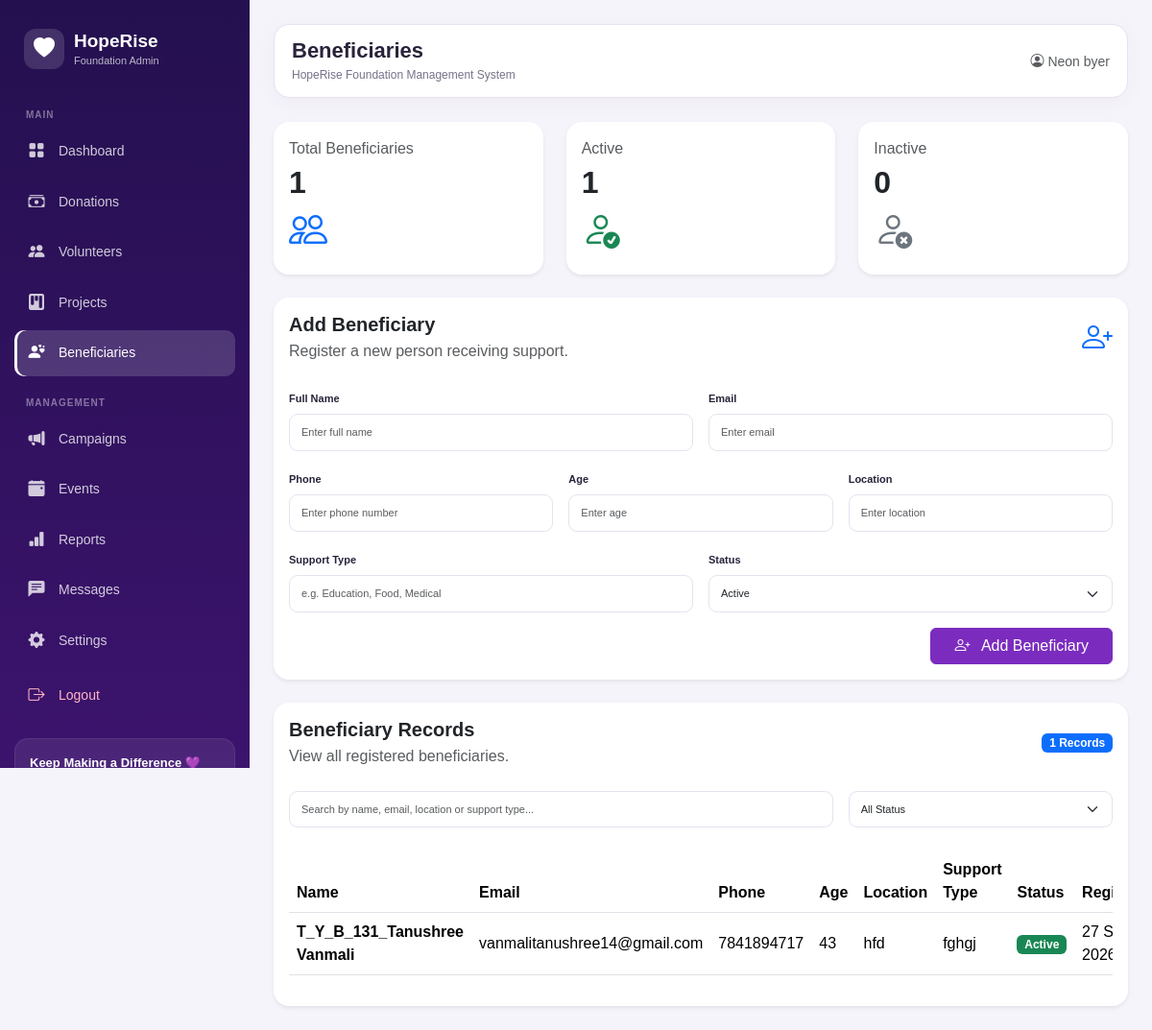
Screenshot of /dashboard/beneficiaries/ (signed in) with the database file from the repository.
### accounts/models.py (models this page shows, shortened)
class User(AbstractBaseUser, PermissionsMixin):
    ROLE_CHOICES = [
        ("admin", "Admin"),
    ]
    STATUS_CHOICES = [
        ("active", "Active"),
        ("inactive", "Inactive"),
    ]
    full_name = models.CharField(max_length=100)
    email = models.EmailField(
        unique=True
    )
    role = models.CharField(
        max_length=20,
        choices=ROLE_CHOICES,
        default="admin"
    )
    status = models.CharField(
        max_length=20,
        choices=STATUS_CHOICES,
        default="active"
    )
    created_at = models.DateTimeField(
        auto_now_add=True
    )
    is_active = models.BooleanField(default=True)
    is_staff = models.BooleanField(default=False)
    objects = UserManager()
    USERNAME_FIELD = "email"
    REQUIRED_FIELDS = ["full_name"]

### adminpanel/models.py (models this page shows, shortened)
class Beneficiary(models.Model):
    STATUS_CHOICES = [
        ("active", "Active"),
        ("inactive", "Inactive"),
    ]
    name = models.CharField(max_length=100)
    email = models.EmailField(
        blank=True,
        null=True
    )
    phone = models.CharField(
        max_length=20,
        blank=True,
        null=True
    )
    age = models.PositiveIntegerField(
        blank=True,
        null=True
    )
    location = models.CharField(
        max_length=150
    )
    support_type = models.CharField(
        max_length=100
    )
    status = models.CharField(
        max_length=20,
        choices=STATUS_CHOICES,
        default="active"
    )
    registered_date = models.DateField(
        auto_now_add=True
    )
    created_at = models.DateTimeField(
        auto_now_add=True
    )

### adminpanel/views.py (the view)
    @login_required
    def wrapper(request, *args, **kwargs):
        if not request.user.is_active:
            logout(request)
            return redirect("login")
        if request.user.status != "active":
            logout(request)
            return redirect("login")
        return view_func(request, *args, **kwargs)

### adminpanel/templates/adminpanel/beneficiaries.html (shortened to what this page needs)
{% extends "adminpanel/base.html" %}
{% block page_title %}
Beneficiaries
{% endblock %}
{% block content %}
<div class="row g-4 mb-4">
    <div class="col-md-4">
        <div class="card border-0 shadow-sm h-100">
            <div class="card-body">
                <p class="text-muted mb-1">Total Beneficiaries</p>
                <h2 class="fw-bold mb-0">{{ total_beneficiaries }}</h2>
                <i class="bi bi-people fs-1 text-primary"></i>
            </div>
        </div>
    </div>
    <div class="col-md-4">
        <div class="card border-0 shadow-sm h-100">
            <div class="card-body">
                <p class="text-muted mb-1">Active</p>
                <h2 class="fw-bold mb-0">{{ active_beneficiaries }}</h2>
                <i class="bi bi-person-check fs-1 text-success"></i>
            </div>
        </div>
    </div>
    <div class="col-md-4">
        <div class="card border-0 shadow-sm h-100">
            <div class="card-body">
                <p class="text-muted mb-1">Inactive</p>
                <h2 class="fw-bold mb-0">{{ inactive_beneficiaries }}</h2>
                <i class="bi bi-person-x fs-1 text-secondary"></i>
            </div>
        </div>
    </div>
</div>
<div class="card border-0 shadow-sm mb-4">
    <div class="card-body">
        <div class="d-flex justify-content-between align-items-center mb-4">
            <div>
                <h5 class="fw-bold mb-1">Add Beneficiary</h5>
                <p class="text-muted mb-0">
                    Register a new person receiving support.
                </p>
            </div>
            <i class="bi bi-person-plus fs-2 text-primary"></i>
        </div>
        <form method="POST">
            <div class="row g-3">
                <div class="col-md-6">
                    <label class="form-label">Full Name</label>
                    <input
                        type="text"
                        name="name"
                        class="form-control"
                        placeholder="Enter full name"
                        required
                    >
                </div>
                <div class="col-md-6">
                    <label class="form-label">Email</label>
                    <input
                        type="email"
                        name="email"
                        class="form-control"
                        placeholder="Enter email"
                    >
                </div>
                <div class="col-md-4">
                    <label class="form-label">Phone</label>
                    <input
                        type="text"
                        name="phone"
                        class="form-control"
                        placeholder="Enter phone number"
                    >
                </div>
                <div class="col-md-4">
                    <label class="form-label">Age</label>
                    <input
                        type="number"
                        name="age"
                        class="form-control"
                        placeholder="Enter age"
                        min="0"
                    >
                </div>
                <div class="col-md-4">
                    <label class="form-label">Location</label>
                    <input
                        type="text"
                        name="location"
                        class="form-control"
                        placeholder="Enter location"
                        required
                    >
                </div>
                <div class="col-md-6">
                    <label class="form-label">Support Type</label>
                    <input
                        type="text"
                        name="support_type"
                        class="form-control"
                        placeholder="e.g. Education, Food, Medical"
                        required
                    >
                </div>
                <div class="col-md-6">
                    <label class="form-label">Status</label>
                    <select name="status" class="form-select" required>
                        <option value="active">Active</option>
                    </select>
                </div>
                <div class="col-12 text-end">
                    <button
                        type="submit"
                        class="btn btn-primary px-4"
                    >
                        <i class="bi bi-person-plus me-2"></i>
                        Add Beneficiary
                    </button>
                </div>
            </div>
        </form>
    </div>
</div>
<div class="card border-0 shadow-sm">
    <div class="card-body">
        <div class="d-flex justify-content-between align-items-center mb-4">
            <div>
                <h5 class="fw-bold mb-1">
                    Beneficiary Records
                </h5>
                <p class="text-muted mb-0">
                    View all registered beneficiaries.
                </p>
            </div>
            <span class="badge bg-primary">
                {{ total_beneficiaries }} Records
            </span>
        </div>
        <div class="row g-3 mb-4">
            <div class="col-md-8">
                <input
                    type="text"
                    id="beneficiarySearch"
                    class="form-control"
                    placeholder="Search by name, email, location or support type..."
                >
            </div>
            <div class="col-md-4">
                <select
                    id="beneficiaryStatusFilter"
                    class="form-select"
                >
                    <option value="all">
                        All Status
                    </option>
                </select>
            </div>
        </div>
        <div class="table-responsive">
            <table class="table table-hover align-middle">
                <thead>
                    <tr>
                        <th>Name</th>
                        <th>Email</th>
                        <th>Phone</th>
                        <th>Age</th>
                        <th>Location</th>
                        <th>Support Type</th>
                        <th>Status</th>
                        <th>Registered</th>
                    </tr>
                </thead>
                <tbody id="beneficiaryTable">
                    {% for beneficiary in beneficiaries %}
                    <tr
                        data-status="{{ beneficiary.status }}"
                        data-search="
                            {{ beneficiary.name }}
                            {{ beneficiary.email }}
                            {{ beneficiary.location }}
                            {{ beneficiary.support_type }}
                        "
                    >
                        <td>
                            <strong>
                                {{ beneficiary.name }}
                            </strong>
                        </td>
                        <td>
                            {{ beneficiary.email|default:"—" }}
                        </td>
                        <td>
                            {{ beneficiary.phone|default:"—" }}
                        </td>
                        <td>
                            {{ beneficiary.age|default:"—" }}
                        </td>
                        <td>
                            {{ beneficiary.location }}
                        </td>
                        <td>
                            {{ beneficiary.support_type }}
                        </td>
                        <td>
                            {% if beneficiary.status == "active" %}
                                <span class="badge bg-success">
                                    Active
                                </span>
                            {% else %}
                                <span class="badge bg-secondary">
                                    Inactive
                                </span>
                            {% endif %}
                        </td>
                        <td>
                            {{ beneficiary.registered_date|date:"d M Y" }}
                        </td>
                    </tr>
                    {% endfor %}
                </tbody>
            </table>
        </div>
    </div>
</div>
{% endblock %}

### adminpanel/templates/adminpanel/base.html (shortened to what this page needs)
{% load static %}
<!DOCTYPE html>
<html lang="en">
<head>
    <link
        href="https://cdn.jsdelivr.net/npm/bootstrap@5.3.3/dist/css/bootstrap.min.css"
        rel="stylesheet"
    >
    <link
        href="https://cdn.jsdelivr.net/npm/bootstrap-icons@1.11.3/font/bootstrap-icons.css"
        rel="stylesheet"
    >
    <link
        href="https://unpkg.com/aos@2.3.1/dist/aos.css"
        rel="stylesheet"
    >
</head>
<body>
<aside class="sidebar">
    <a href="{% url 'dashboard' %}" class="brand">
        <div class="brand-icon">
            <i class="bi bi-heart-fill"></i>
        </div>
        <div class="brand-text">
            HopeRise
            <span class="brand-small">
                Foundation Admin
            </span>
        </div>
    </a>
    <div class="sidebar-title">
        Main
    </div>
    <ul>
        <li>
            <a
                href="{% url 'dashboard' %}"
                class="nav-link {% if request.resolver_match.url_name == 'dashboard' %}active{% endif %}"
            >
                <i class="bi bi-grid-fill"></i>
                <span>Dashboard</span>
            </a>
        </li>
        <li>
            <a
                href="{% url 'donations' %}"
                class="nav-link {% if request.resolver_match.url_name == 'donations' %}active{% endif %}"
            >
                <i class="bi bi-cash-stack"></i>
                <span>Donations</span>
            </a>
        </li>
        <li>
            <a
                href="{% url 'volunteers' %}"
                class="nav-link {% if request.resolver_match.url_name == 'volunteers' %}active{% endif %}"
            >
                <i class="bi bi-people-fill"></i>
                <span>Volunteers</span>
            </a>
        </li>
        <li>
            <a
                href="{% url 'projects' %}"
                class="nav-link {% if request.resolver_match.url_name == 'projects' %}active{% endif %}"
            >
                <i class="bi bi-kanban-fill"></i>
                <span>Projects</span>
            </a>
        </li>
        <li>
            <a
                href="{% url 'beneficiaries' %}"
                class="nav-link {% if request.resolver_match.url_name == 'beneficiaries' %}active{% endif %}"
            >
                <i class="bi bi-person-hearts"></i>
                <span>Beneficiaries</span>
            </a>
        </li>
    </ul>
    <div class="sidebar-title">
        Management
    </div>
    <ul>
        <li>
            <a
                href="{% url 'campaigns' %}"
                class="nav-link {% if request.resolver_match.url_name == 'campaigns' %}active{% endif %}"
            >
                <i class="bi bi-megaphone-fill"></i>
                <span>Campaigns</span>
            </a>
        </li>
        <li>
            <a
                href="{% url 'events' %}"
                class="nav-link {% if request.resolver_match.url_name == 'events' %}active{% endif %}"
            >
                <i class="bi bi-calendar-event-fill"></i>
                <span>Events</span>
            </a>
        </li>
        <li>
            <a
                href="{% url 'reports' %}"
                class="nav-link {% if request.resolver_match.url_name == 'reports' %}active{% endif %}"
            >
                <i class="bi bi-bar-chart-fill"></i>
                <span>Reports</span>
            </a>
        </li>
        <li>
            <a
                href="#"
                class="nav-link"
            >
                <i class="bi bi-chat-left-text-fill"></i>
                <span>Messages</span>
            </a>
        </li>
        <li>
            <a
                href="{% url 'settings' %}"
                class="nav-link {% if request.resolver_match.url_name == 'settings' %}active{% endif %}"
            >
                <i class="bi bi-gear-fill"></i>
                <span>Settings</span>
            </a>
        </li>
        <li class="logout-link">
            <a
                href="{% url 'logout' %}"
                class="nav-link"
            >
                <i class="bi bi-box-arrow-right"></i>
                <span>Logout</span>
            </a>
        </li>
    </ul>
    <div class="sidebar-card">
        <div class="sidebar-card-title">
            Keep Making a Difference 💜
        </div>
    </div>
</aside>
<main class="main-content">
    <div class="topbar">
        <div>
            <h1 class="page-title">
                {% block page_title %}{% endblock %}
            </h1>
            <p class="page-subtitle">
                HopeRise Foundation Management System
            </p>
        </div>
        <div>
            {% if request.user.is_authenticated %}
                <span class="small text-muted">
                    <i class="bi bi-person-circle"></i>
                    {{ request.user.full_name }}
                </span>
            {% endif %}
        </div>
    </div>
    {% block content %}
    {% endblock %}
</main>
</body>
</html>

### rows the page displays
User: user.full_name "Neon byer"
Beneficiary: name "T_Y_B_131_Tanushree Vanmali", email "vanmalitanushree14@gmail.com", phone "7841894717", age "43", location "hfd", support_type "fghgj", status "Active", registered_date "27…"

### other values shown
{{ total_beneficiaries }} "1"
{{ active_beneficiaries }} "1"
{{ inactive_beneficiaries }} "0"
